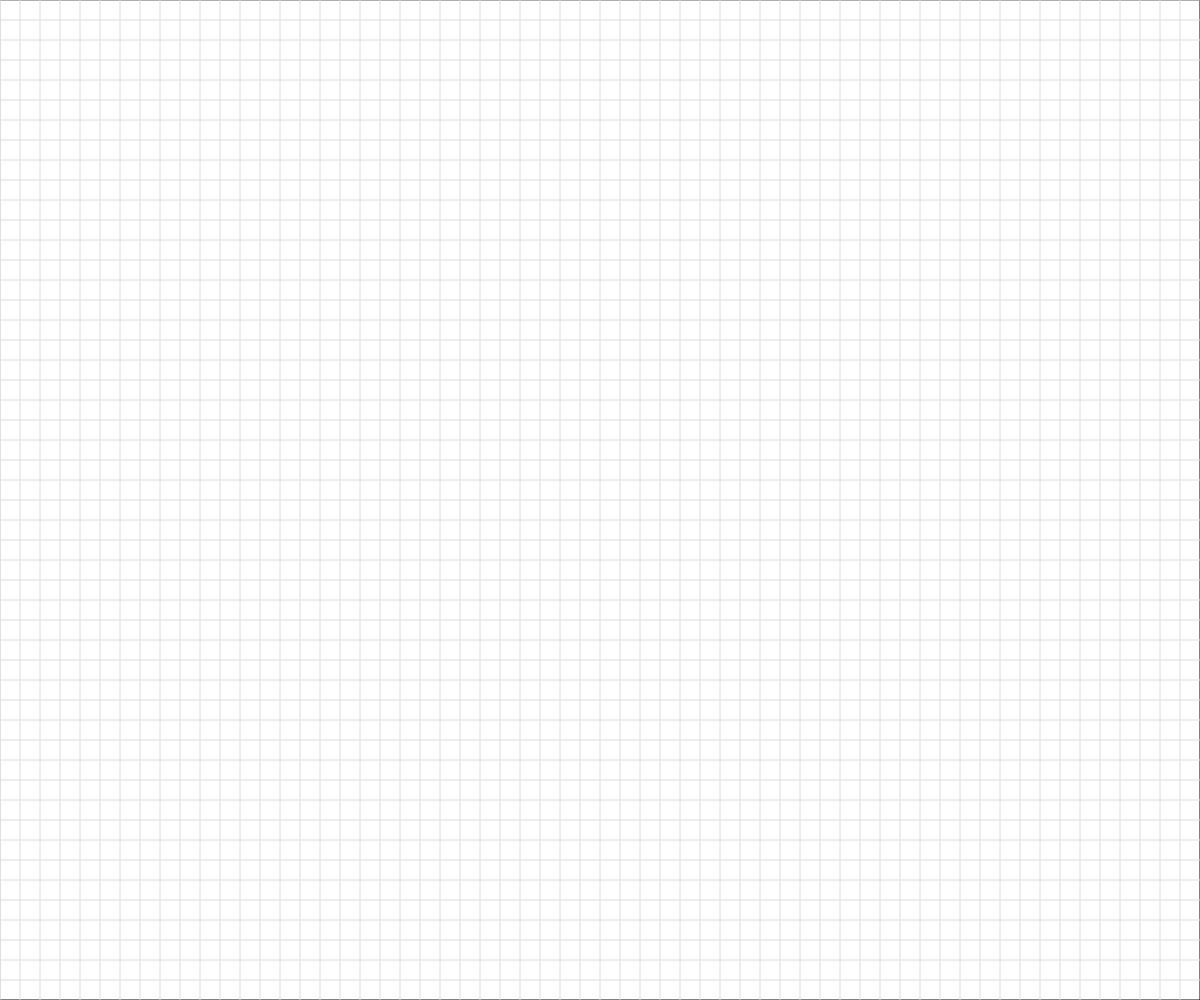
Frame 1 (no input)
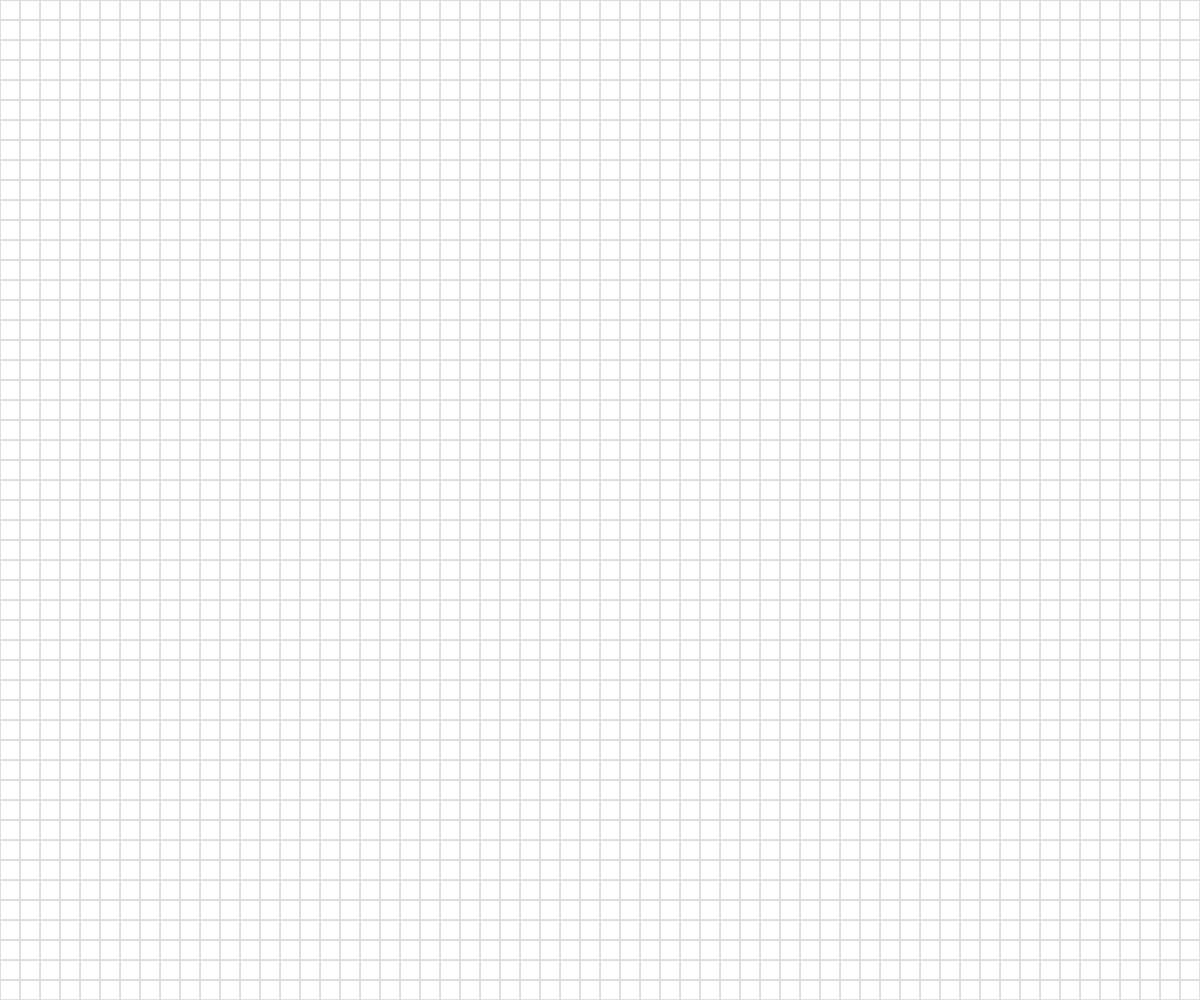
Frame 60 (no input)
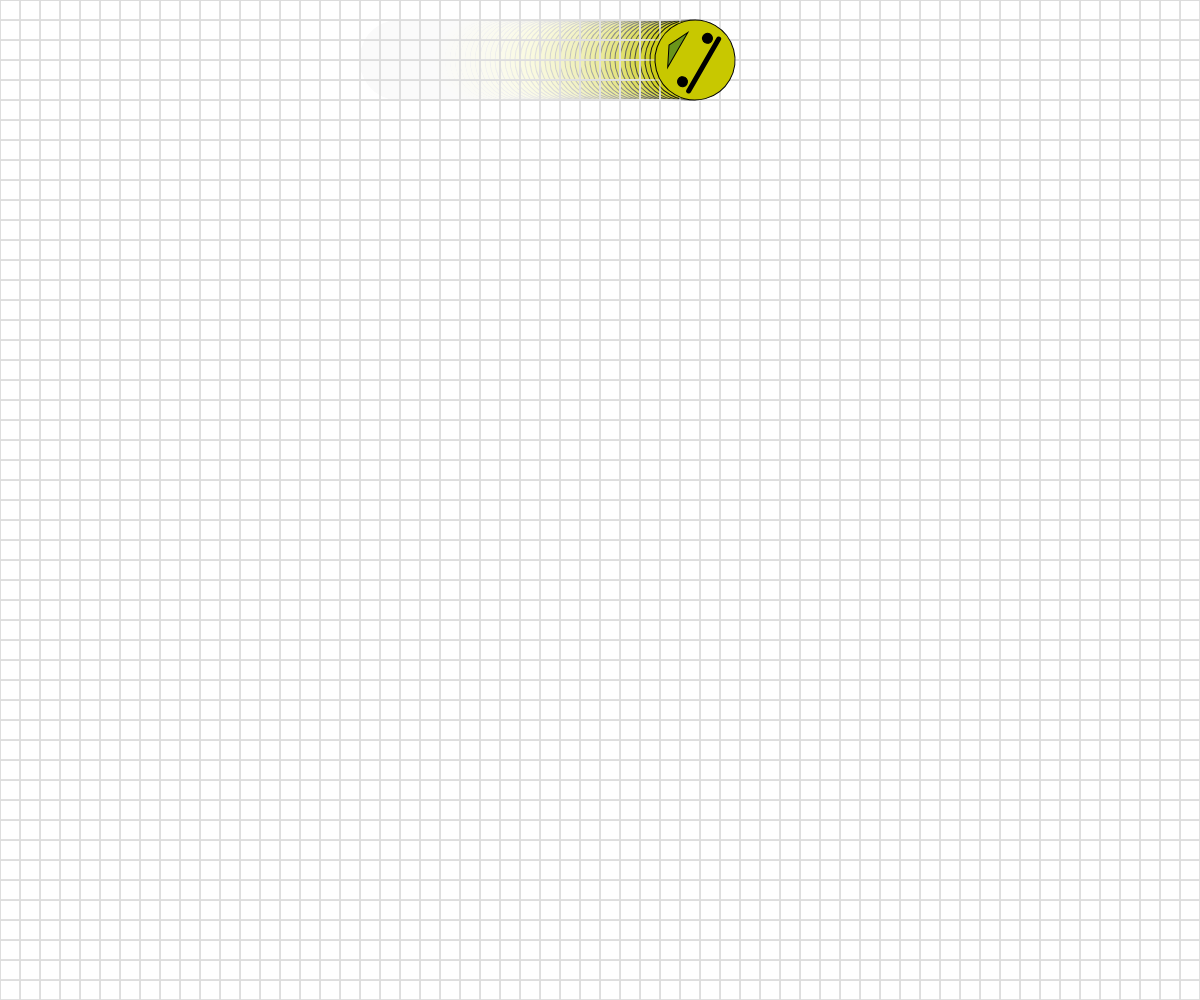
Frame 120 (the mouse pressed at the canvas centre since frame 60)

The p5.js sketch that drew these frames (run headless with seeded random() and noise() and a simulated clock; from frame 60 on, the mouse is pressed at the canvas centre):

// p5.js sketch
// ── sketch.js
// Basic Transformations Sandbox


let originalSpacing = 20;
let x = 100;
let xSpeed = 5;


function setup() {
  createCanvas(windowWidth, windowHeight);
}

function draw() {
  //background option 1
  //background(255);

  //background option 2
  fill(255, 20);
  rect(0, 0, width, height);

  drawBasicGrid(220);



  //transformation one: TRANSLATION
  // push();
  // translate(100, 20);
  // rectangleRed(0, 0);
  // pop();

  // push();
  // translate(mouseX, mouseY);
  // drawBasicGrid(75);
  // rectangleBlue(0, 0);
  // pop();





  //transformation two: SCALE
  // rectangleRed(20, 20);
  
  // push();
  // rectMode(CENTER);
  // translate(100, 100);
  // scale(mouseX / 100);

  // drawBasicGrid(50);
  // rectangleBlue(0, 0);
  // pop();




  //transformation three: ROTATION
  //reminder: rotations are measured in radians, not degrees!
  // Functions can help with the conversion...
  push();
  translate(x, 60);
  rotate(radians(frameCount));
  scale(mouseX /width * 2);
  face(0, 0);
  pop();

  x += xSpeed;
  if(x < 40 || x > width - 40) {
    xSpeed *= -1;
  }



  //Combinations of Transformations



}


function face(x, y) {
  //draw a face at x,y
  push();
  translate(x, y);
  ellipseMode(CENTER);
  fill(200, 200, 0);
  //fill(random(200, 255), random(100, 250), random(75));
  stroke(0);
  ellipse(0, 0, 80, 80);
  fill(90, 140, 30, 220);
  triangle(-20, 20, 20, 20, 0, 30);
  fill(0);
  ellipse(-25, 0, 10, 10);
  ellipse(25, 0, 10, 10);
  strokeWeight(5);
  line(-30, -10, 30, -10);
  strokeWeight(1);
  pop();

}

function rectangleRed(x, y) {
  //draw a red rectangle at x,y (sized 50 pixels square) -
  // to visualize what happens to the coordinate system
  //when different basic transformations are applied.
  noStroke();
  fill(255, 0, 0, 150);
  rect(x, y, 50, 50);

}

function rectangleBlue(x, y) {
  //draw a red rectangle at x,y (sized 50 pixels square) - 
  //to visualize what happens to the coordinate system
  //when different basic transformations are applied.
  noStroke();
  fill(0, 0, 255, 150);
  rect(x, y, 50, 50);

}

function drawBasicGrid(shade) {
  //draw the normal cartesian Coordinate Grid, in a light color. 
  //Spaced at 20 px by default
  stroke(shade);
  for (let x = 0; x < width; x += 20) {
    line(x, 0, x, height);
  }
  for (let y = 0; y < height; y += 20) {
    line(0, y, width, y);
  }
}
